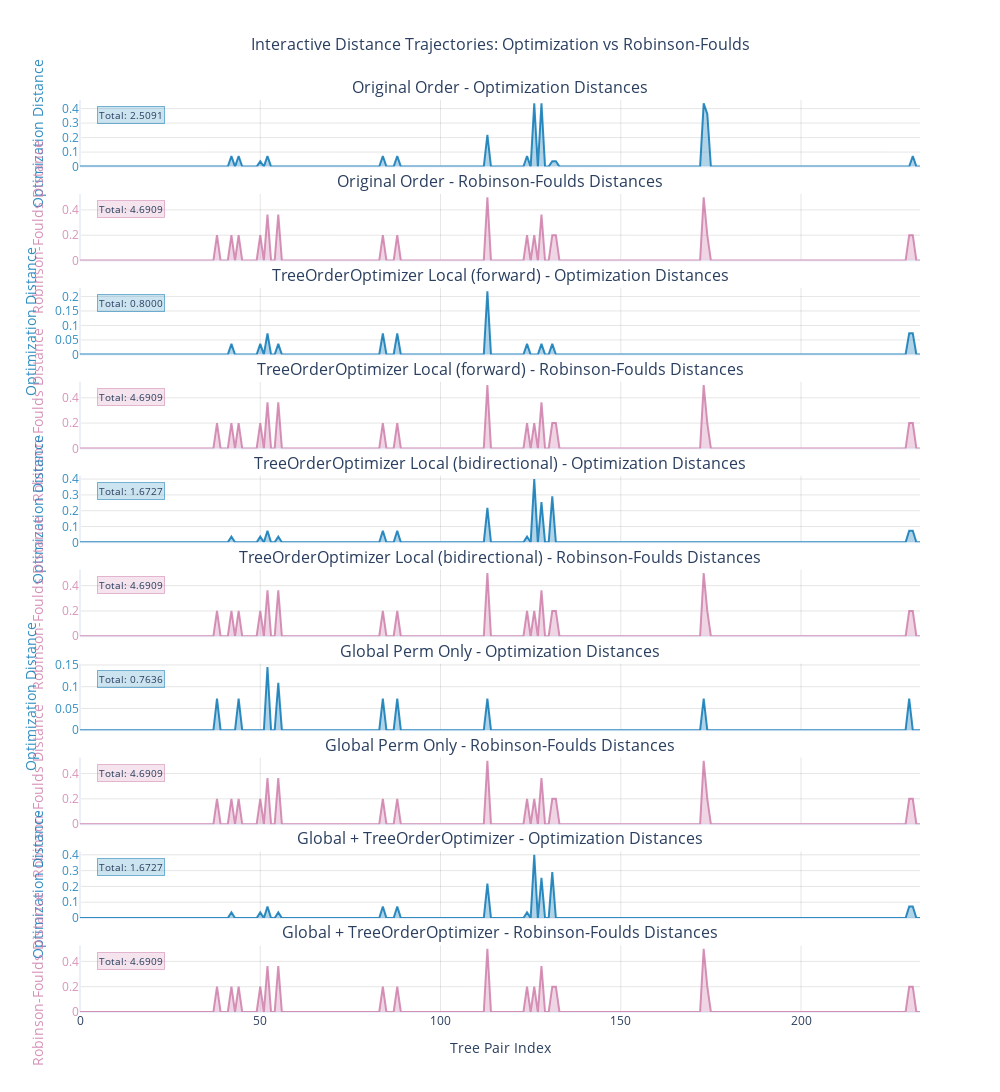
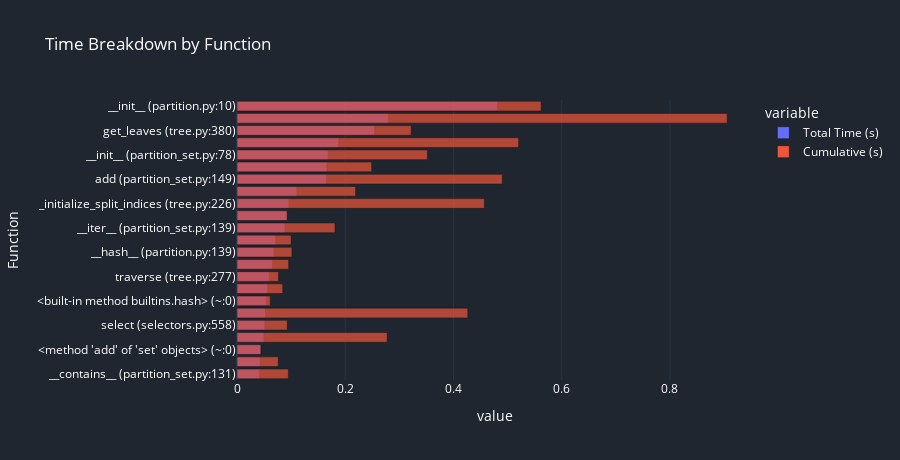
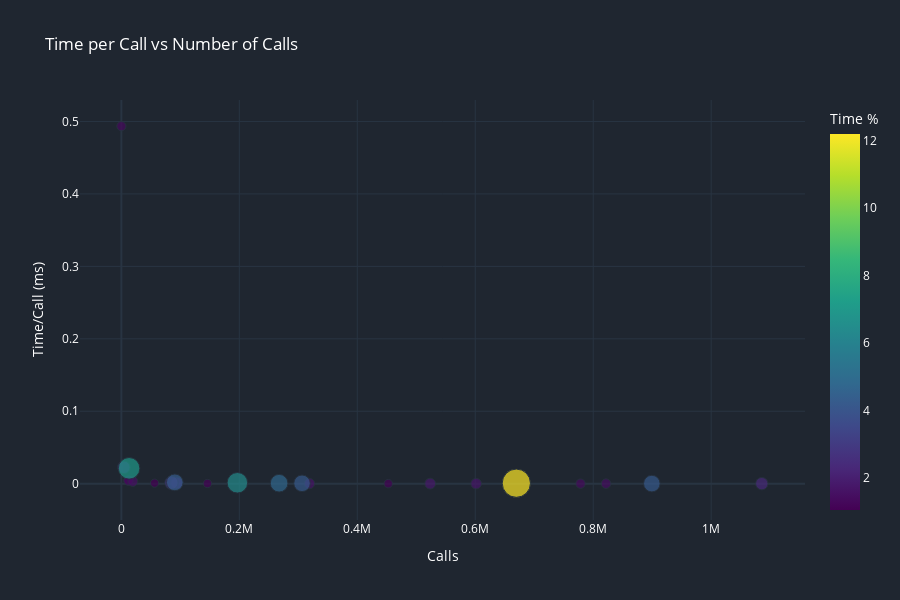
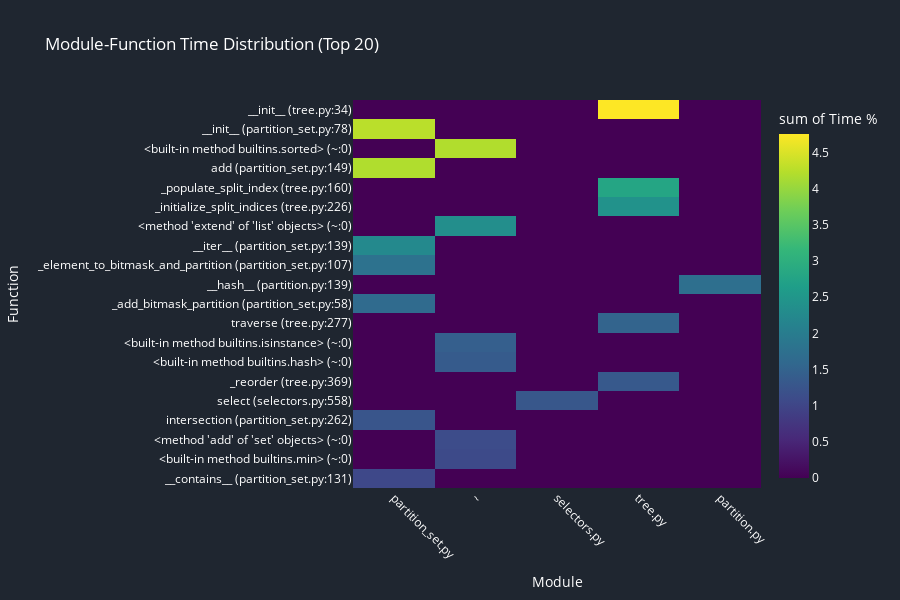

The notebook cell saved with these charts, in order:
### Code cell
%load_ext autoreload
%autoreload 2

# Cell 2 - Fix this path to use the correct file that exists
profile_and_visualize(
    "/Users/berksakalli/Projects/BranchArchitect/notebooks/data/alltrees_treees_cutted/alltrees.trees_cutted.newick",
)

### Figure 1 — Plotly figure (JSON) as saved in the notebook; plotly's stock layout.template omitted (floating-point values rounded to 4 significant figures; data arrays with more than 128 entries replaced by an {"elided": "..."} marker saying what was removed)
{"data": [{"fill": "tozeroy", "fillcolor": "rgba(0, 114, 178, 0.3)", "hovertemplate": "<b>Tree Pair: %{x}</b><br>Optimization Distance: %{y:.4f}<extra></extra>", "line": {"color": "rgba(0, 114, 178, 0.8)", "width": 2}, "mode": "lines", "name": "Original Order - Opt", "showlegend": false, "type": "scatter", "x": {"elided": "234 int values"}, "xaxis": "x", "y": {"elided": "234 float values"}, "yaxis": "y"}, {"fill": "tozeroy", "fillcolor": "rgba(204, 121, 167, 0.3)", "hovertemplate": "<b>Tree Pair: %{x}</b><br>Robinson-Foulds Distance: %{y:.4f}<extra></extra>", "line": {"color": "rgba(204, 121, 167, 0.8)", "width": 2}, "mode": "lines", "name": "Original Order - RF", "showlegend": false, "type": "scatter", "x": {"elided": "234 int values"}, "xaxis": "x2", "y": {"elided": "234 float values"}, "yaxis": "y2"}, {"fill": "tozeroy", "fillcolor": "rgba(0, 114, 178, 0.3)", "hovertemplate": "<b>Tree Pair: %{x}</b><br>Optimization Distance: %{y:.4f}<extra></extra>", "line": {"color": "rgba(0, 114, 178, 0.8)", "width": 2}, "mode": "lines", "name": "TreeOrderOptimizer Local (forward) - Opt", "showlegend": false, "type": "scatter", "x": {"elided": "234 int values"}, "xaxis": "x3", "y": {"elided": "234 float values"}, "yaxis": "y3"}, {"fill": "tozeroy", "fillcolor": "rgba(204, 121, 167, 0.3)", "hovertemplate": "<b>Tree Pair: %{x}</b><br>Robinson-Foulds Distance: %{y:.4f}<extra></extra>", "line": {"color": "rgba(204, 121, 167, 0.8)", "width": 2}, "mode": "lines", "name": "TreeOrderOptimizer Local (forward) - RF", "showlegend": false, "type": "scatter", "x": {"elided": "234 int values"}, "xaxis": "x4", "y": {"elided": "234 float values"}, "yaxis": "y4"}, {"fill": "tozeroy", "fillcolor": "rgba(0, 114, 178, 0.3)", "hovertemplate": "<b>Tree Pair: %{x}</b><br>Optimization Distance: %{y:.4f}<extra></extra>", "line": {"color": "rgba(0, 114, 178, 0.8)", "width": 2}, "mode": "lines", "name": "TreeOrderOptimizer Local (bidirectional) - Opt", "showlegend": false, "type": "scatter", "x": {"elided": "234 int values"}, "xaxis": "x5", "y": {"elided": "234 float values"}, "yaxis": "y5"}, {"fill": "tozeroy", "fillcolor": "rgba(204, 121, 167, 0.3)", "hovertemplate": "<b>Tree Pair: %{x}</b><br>Robinson-Foulds Distance: %{y:.4f}<extra></extra>", "line": {"color": "rgba(204, 121, 167, 0.8)", "width": 2}, "mode": "lines", "name": "TreeOrderOptimizer Local (bidirectional) - RF", "showlegend": false, "type": "scatter", "x": {"elided": "234 int values"}, "xaxis": "x6", "y": {"elided": "234 float values"}, "yaxis": "y6"}, {"fill": "tozeroy", "fillcolor": "rgba(0, 114, 178, 0.3)", "hovertemplate": "<b>Tree Pair: %{x}</b><br>Optimization Distance: %{y:.4f}<extra></extra>", "line": {"color": "rgba(0, 114, 178, 0.8)", "width": 2}, "mode": "lines", "name": "Global Perm Only - Opt", "showlegend": false, "type": "scatter", "x": {"elided": "234 int values"}, "xaxis": "x7", "y": {"elided": "234 float values"}, "yaxis": "y7"}, {"fill": "tozeroy", "fillcolor": "rgba(204, 121, 167, 0.3)", "hovertemplate": "<b>Tree Pair: %{x}</b><br>Robinson-Foulds Distance: %{y:.4f}<extra></extra>", "line": {"color": "rgba(204, 121, 167, 0.8)", "width": 2}, "mode": "lines", "name": "Global Perm Only - RF", "showlegend": false, "type": "scatter", "x": {"elided": "234 int values"}, "xaxis": "x8", "y": {"elided": "234 float values"}, "yaxis": "y8"}, {"fill": "tozeroy", "fillcolor": "rgba(0, 114, 178, 0.3)", "hovertemplate": "<b>Tree Pair: %{x}</b><br>Optimization Distance: %{y:.4f}<extra></extra>", "line": {"color": "rgba(0, 114, 178, 0.8)", "width": 2}, "mode": "lines", "name": "Global + TreeOrderOptimizer - Opt", "showlegend": false, "type": "scatter", "x": {"elided": "234 int values"}, "xaxis": "x9", "y": {"elided": "234 float values"}, "yaxis": "y9"}, {"fill": "tozeroy", "fillcolor": "rgba(204, 121, 167, 0.3)", "hovertemplate": "<b>Tree Pair: %{x}</b><br>Robinson-Foulds Distance: %{y:.4f}<extra></extra>", "line": {"color": "rgba(204, 121, 167, 0.8)", "width": 2}, "mode": "lines", "name": "Global + TreeOrderOptimizer - RF", "showlegend": false, "type": "scatter", "x": {"elided": "234 int values"}, "xaxis": "x10", "y": {"elided": "234 float values"}, "yaxis": "y10"}], "layout": {"annotations": [{"font": {"size": 16}, "showarrow": false, "text": "Original Order - Optimization Distances", "x": 0.5, "xanchor": "center", "xref": "paper", "y": 1.0, "yanchor": "bottom", "yref": "paper"}, {"font": {"size": 16}, "showarrow": false, "text": "Original Order - Robinson-Foulds Distances", "x": 0.5, "xanchor": "center", "xref": "paper", "y": 0.897, "yanchor": "bottom", "yref": "paper"}, {"font": {"size": 16}, "showarrow": false, "text": "TreeOrderOptimizer Local (forward) - Optimization Distances", "x": 0.5, "xanchor": "center", "xref": "paper", "y": 0.794, "yanchor": "bottom", "yref": "paper"}, {"font": {"size": 16}, "showarrow": false, "text": "TreeOrderOptimizer Local (forward) - Robinson-Foulds Distances", "x": 0.5, "xanchor": "center", "xref": "paper", "y": 0.691, "yanchor": "bottom", "yref": "paper"}, {"font": {"size": 16}, "showarrow": false, "text": "TreeOrderOptimizer Local (bidirectional) - Optimization Distances", "x": 0.5, "xanchor": "center", "xref": "paper", "y": 0.588, "yanchor": "bottom", "yref": "paper"}, {"font": {"size": 16}, "showarrow": false, "text": "TreeOrderOptimizer Local (bidirectional) - Robinson-Foulds Distances", "x": 0.5, "xanchor": "center", "xref": "paper", "y": 0.485, "yanchor": "bottom", "yref": "paper"}, {"font": {"size": 16}, "showarrow": false, "text": "Global Perm Only - Optimization Distances", "x": 0.5, "xanchor": "center", "xref": "paper", "y": 0.382, "yanchor": "bottom", "yref": "paper"}, {"font": {"size": 16}, "showarrow": false, "text": "Global Perm Only - Robinson-Foulds Distances", "x": 0.5, "xanchor": "center", "xref": "paper", "y": 0.279, "yanchor": "bottom", "yref": "paper"}, {"font": {"size": 16}, "showarrow": false, "text": "Global + TreeOrderOptimizer - Optimization Distances", "x": 0.5, "xanchor": "center", "xref": "paper", "y": 0.176, "yanchor": "bottom", "yref": "paper"}, {"font": {"size": 16}, "showarrow": false, "text": "Global + TreeOrderOptimizer - Robinson-Foulds Distances", "x": 0.5, "xanchor": "center", "xref": "paper", "y": 0.073, "yanchor": "bottom", "yref": "paper"}, {"bgcolor": "rgba(0, 114, 178, 0.2)", "bordercolor": "rgba(0, 114, 178, 0.5)", "borderwidth": 1, "font": {"size": 10}, "showarrow": false, "text": "Total: 2.5091", "x": 4.68, "xanchor": "left", "xref": "x", "y": 0.4145, "yanchor": "top", "yref": "y"}, {"bgcolor": "rgba(204, 121, 167, 0.2)", "bordercolor": "rgba(204, 121, 167, 0.5)", "borderwidth": 1, "font": {"size": 10}, "showarrow": false, "text": "Total: 4.6909", "x": 4.68, "xanchor": "left", "xref": "x2", "y": 0.475, "yanchor": "top", "yref": "y2"}, {"bgcolor": "rgba(0, 114, 178, 0.2)", "bordercolor": "rgba(0, 114, 178, 0.5)", "borderwidth": 1, "font": {"size": 10}, "showarrow": false, "text": "Total: 0.8000", "x": 4.68, "xanchor": "left", "xref": "x3", "y": 0.2073, "yanchor": "top", "yref": "y3"}, {"bgcolor": "rgba(204, 121, 167, 0.2)", "bordercolor": "rgba(204, 121, 167, 0.5)", "borderwidth": 1, "font": {"size": 10}, "showarrow": false, "text": "Total: 4.6909", "x": 4.68, "xanchor": "left", "xref": "x4", "y": 0.475, "yanchor": "top", "yref": "y4"}, {"bgcolor": "rgba(0, 114, 178, 0.2)", "bordercolor": "rgba(0, 114, 178, 0.5)", "borderwidth": 1, "font": {"size": 10}, "showarrow": false, "text": "Total: 1.6727", "x": 4.68, "xanchor": "left", "xref": "x5", "y": 0.38, "yanchor": "top", "yref": "y5"}, {"bgcolor": "rgba(204, 121, 167, 0.2)", "bordercolor": "rgba(204, 121, 167, 0.5)", "borderwidth": 1, "font": {"size": 10}, "showarrow": false, "text": "Total: 4.6909", "x": 4.68, "xanchor": "left", "xref": "x6", "y": 0.475, "yanchor": "top", "yref": "y6"}, {"bgcolor": "rgba(0, 114, 178, 0.2)", "bordercolor": "rgba(0, 114, 178, 0.5)", "borderwidth": 1, "font": {"size": 10}, "showarrow": false, "text": "Total: 0.7636", "x": 4.68, "xanchor": "left", "xref": "x7", "y": 0.1382, "yanchor": "top", "yref": "y7"}, {"bgcolor": "rgba(204, 121, 167, 0.2)", "bordercolor": "rgba(204, 121, 167, 0.5)", "borderwidth": 1, "font": {"size": 10}, "showarrow": false, "text": "Total: 4.6909", "x": 4.68, "xanchor": "left", "xref": "x8", "y": 0.475, "yanchor": "top", "yref": "y8"}, {"bgcolor": "rgba(0, 114, 178, 0.2)", "bordercolor": "rgba(0, 114, 178, 0.5)", "borderwidth": 1, "font": {"size": 10}, "showarrow": false, "text": "Total: 1.6727", "x": 4.68, "xanchor": "left", "xref": "x9", "y": 0.38, "yanchor": "top", "yref": "y9"}, {"bgcolor": "rgba(204, 121, 167, 0.2)", "bordercolor": "rgba(204, 121, 167, 0.5)", "borderwidth": 1, "font": {"size": 10}, "showarrow": false, "text": "Total: 4.6909", "x": 4.68, "xanchor": "left", "xref": "x10", "y": 0.475, "yanchor": "top", "yref": "y10"}], "height": 2400, "showlegend": false, "title": {"font": {"size": 16}, "text": "Interactive Distance Trajectories: Optimization vs Robinson-Foulds", "x": 0.5}, "width": 1000, "xaxis": {"anchor": "y", "domain": [0, 1], "gridcolor": "rgba(128, 128, 128, 0.2)", "gridwidth": 1, "matches": "x10", "showgrid": true, "showticklabels": false}, "xaxis10": {"anchor": "y10", "domain": [0, 1], "gridcolor": "rgba(128, 128, 128, 0.2)", "gridwidth": 1, "showgrid": true, "title": {"text": "Tree Pair Index"}}, "xaxis2": {"anchor": "y2", "domain": [0, 1], "gridcolor": "rgba(128, 128, 128, 0.2)", "gridwidth": 1, "matches": "x10", "showgrid": true, "showticklabels": false}, "xaxis3": {"anchor": "y3", "domain": [0, 1], "gridcolor": "rgba(128, 128, 128, 0.2)", "gridwidth": 1, "matches": "x10", "showgrid": true, "showticklabels": false}, "xaxis4": {"anchor": "y4", "domain": [0, 1], "gridcolor": "rgba(128, 128, 128, 0.2)", "gridwidth": 1, "matches": "x10", "showgrid": true, "showticklabels": false}, "xaxis5": {"anchor": "y5", "domain": [0, 1], "gridcolor": "rgba(128, 128, 128, 0.2)", "gridwidth": 1, "matches": "x10", "showgrid": true, "showticklabels": false}, "xaxis6": {"anchor": "y6", "domain": [0, 1], "gridcolor": "rgba(128, 128, 128, 0.2)", "gridwidth": 1, "matches": "x10", "showgrid": true, "showticklabels": false}, "xaxis7": {"anchor": "y7", "domain": [0, 1], "gridcolor": "rgba(128, 128, 128, 0.2)", "gridwidth": 1, "matches": "x10", "showgrid": true, "showticklabels": false}, "xaxis8": {"anchor": "y8", "domain": [0, 1], "gridcolor": "rgba(128, 128, 128, 0.2)", "gridwidth": 1, "matches": "x10", "showgrid": true, "showticklabels": false}, "xaxis9": {"anchor": "y9", "domain": [0, 1], "gridcolor": "rgba(128, 128, 128, 0.2)", "gridwidth": 1, "matches": "x10", "showgrid": true, "showticklabels": false}, "yaxis": {"anchor": "x", "domain": [0.927, 1.0], "gridcolor": "rgba(128, 128, 128, 0.2)", "gridwidth": 1, "showgrid": true, "tickfont": {"color": "rgba(0, 114, 178, 0.8)"}, "title": {"font": {"color": "rgba(0, 114, 178, 0.8)"}, "text": "Optimization Distance"}}, "yaxis10": {"anchor": "x10", "domain": [0, 0.073], "gridcolor": "rgba(128, 128, 128, 0.2)", "gridwidth": 1, "showgrid": true, "tickfont": {"color": "rgba(204, 121, 167, 0.8)"}, "title": {"font": {"color": "rgba(204, 121, 167, 0.8)"}, "text": "Robinson-Foulds Distance"}}, "yaxis2": {"anchor": "x2", "domain": [0.824, 0.897], "gridcolor": "rgba(128, 128, 128, 0.2)", "gridwidth": 1, "showgrid": true, "tickfont": {"color": "rgba(204, 121, 167, 0.8)"}, "title": {"font": {"color": "rgba(204, 121, 167, 0.8)"}, "text": "Robinson-Foulds Distance"}}, "yaxis3": {"anchor": "x3", "domain": [0.721, 0.794], "gridcolor": "rgba(128, 128, 128, 0.2)", "gridwidth": 1, "showgrid": true, "tickfont": {"color": "rgba(0, 114, 178, 0.8)"}, "title": {"font": {"color": "rgba(0, 114, 178, 0.8)"}, "text": "Optimization Distance"}}, "yaxis4": {"anchor": "x4", "domain": [0.618, 0.691], "gridcolor": "rgba(128, 128, 128, 0.2)", "gridwidth": 1, "showgrid": true, "tickfont": {"color": "rgba(204, 121, 167, 0.8)"}, "title": {"font": {"color": "rgba(204, 121, 167, 0.8)"}, "text": "Robinson-Foulds Distance"}}, "yaxis5": {"anchor": "x5", "domain": [0.515, 0.588], "gridcolor": "rgba(128, 128, 128, 0.2)", "gridwidth": 1, "showgrid": true, "tickfont": {"color": "rgba(0, 114, 178, 0.8)"}, "title": {"font": {"color": "rgba(0, 114, 178, 0.8)"}, "text": "Optimization Distance"}}, "yaxis6": {"anchor": "x6", "domain": [0.412, 0.485], "gridcolor": "rgba(128, 128, 128, 0.2)", "gridwidth": 1, "showgrid": true, "tickfont": {"color": "rgba(204, 121, 167, 0.8)"}, "title": {"font": {"color": "rgba(204, 121, 167, 0.8)"}, "text": "Robinson-Foulds Distance"}}, "yaxis7": {"anchor": "x7", "domain": [0.309, 0.382], "gridcolor": "rgba(128, 128, 128, 0.2)", "gridwidth": 1, "showgrid": true, "tickfont": {"color": "rgba(0, 114, 178, 0.8)"}, "title": {"font": {"color": "rgba(0, 114, 178, 0.8)"}, "text": "Optimization Distance"}}, "yaxis8": {"anchor": "x8", "domain": [0.206, 0.279], "gridcolor": "rgba(128, 128, 128, 0.2)", "gridwidth": 1, "showgrid": true, "tickfont": {"color": "rgba(204, 121, 167, 0.8)"}, "title": {"font": {"color": "rgba(204, 121, 167, 0.8)"}, "text": "Robinson-Foulds Distance"}}, "yaxis9": {"anchor": "x9", "domain": [0.103, 0.176], "gridcolor": "rgba(128, 128, 128, 0.2)", "gridwidth": 1, "showgrid": true, "tickfont": {"color": "rgba(0, 114, 178, 0.8)"}, "title": {"font": {"color": "rgba(0, 114, 178, 0.8)"}, "text": "Optimization Distance"}}}}

### Figure 2 — Plotly figure (JSON) as saved in the notebook; plotly's stock layout.template omitted (floating-point values rounded to 4 significant figures)
{"data": [{"alignmentgroup": "True", "hovertemplate": "variable=Total Time (s)<br>value=%{x}<br>Function=%{y}<extra></extra>", "legendgroup": "Total Time (s)", "marker": {"color": "#636efa", "opacity": 0.7, "pattern": {"shape": ""}}, "name": "Total Time (s)", "offsetgroup": "Total Time (s)", "orientation": "h", "showlegend": true, "textposition": "auto", "type": "bar", "x": [0.04137, 0.04264, 0.04408, 0.04978, 0.05133, 0.05248, 0.05407, 0.05639, 0.0597, 0.06534, 0.06811, 0.07099, 0.08863, 0.09265, 0.09575, 0.1104, 0.1653, 0.1659, 0.1685, 0.1878, 0.2542, 0.2795, 0.4812], "xaxis": "x", "y": ["__contains__ (partition_set.py:131)", "<built-in method builtins.min> (~:0)", "<method 'add' of 'set' objects> (~:0)", "intersection (partition_set.py:262)", "select (selectors.py:558)", "_reorder (tree.py:369)", "<built-in method builtins.hash> (~:0)", "<built-in method builtins.isinstance> (~:0)", "traverse (tree.py:277)", "_add_bitmask_partition (partition_set.py:58)", "__hash__ (partition.py:139)", "_element_to_bitmask_and_partition (partition_set.py:107)", "__iter__ (partition_set.py:139)", "<method 'extend' of 'list' objects> (~:0)", "_initialize_split_indices (tree.py:226)", "_populate_split_index (tree.py:160)", "add (partition_set.py:149)", "<built-in method builtins.sorted> (~:0)", "__init__ (partition_set.py:78)", "__init__ (tree.py:34)", "get_leaves (tree.py:380)", "deep_copy (tree.py:199)", "__init__ (partition.py:10)"], "yaxis": "y"}, {"alignmentgroup": "True", "hovertemplate": "variable=Cumulative (s)<br>value=%{x}<br>Function=%{y}<extra></extra>", "legendgroup": "Cumulative (s)", "marker": {"color": "#EF553B", "opacity": 0.7, "pattern": {"shape": ""}}, "name": "Cumulative (s)", "offsetgroup": "Cumulative (s)", "orientation": "h", "showlegend": true, "textposition": "auto", "type": "bar", "x": [0.09502, 0.07627, 0.04408, 0.2774, 0.09284, 0.4265, 0.06145, 0.08459, 0.07679, 0.09546, 0.1015, 0.1, 0.1811, 0.09265, 0.4571, 0.2192, 0.4902, 0.2489, 0.3518, 0.5204, 0.3219, 0.9058, 0.562], "xaxis": "x", "y": ["__contains__ (partition_set.py:131)", "<built-in method builtins.min> (~:0)", "<method 'add' of 'set' objects> (~:0)", "intersection (partition_set.py:262)", "select (selectors.py:558)", "_reorder (tree.py:369)", "<built-in method builtins.hash> (~:0)", "<built-in method builtins.isinstance> (~:0)", "traverse (tree.py:277)", "_add_bitmask_partition (partition_set.py:58)", "__hash__ (partition.py:139)", "_element_to_bitmask_and_partition (partition_set.py:107)", "__iter__ (partition_set.py:139)", "<method 'extend' of 'list' objects> (~:0)", "_initialize_split_indices (tree.py:226)", "_populate_split_index (tree.py:160)", "add (partition_set.py:149)", "<built-in method builtins.sorted> (~:0)", "__init__ (partition_set.py:78)", "__init__ (tree.py:34)", "get_leaves (tree.py:380)", "deep_copy (tree.py:199)", "__init__ (partition.py:10)"], "yaxis": "y"}], "layout": {"barmode": "overlay", "font": {"color": "#ffffff"}, "height": 460, "legend": {"title": {"text": "variable"}, "tracegroupgap": 0}, "paper_bgcolor": "#1f2630", "plot_bgcolor": "#1f2630", "title": {"text": "Time Breakdown by Function"}, "xaxis": {"anchor": "y", "domain": [0, 1], "title": {"text": "value"}}, "yaxis": {"anchor": "x", "domain": [0, 1], "title": {"text": "Function"}}}}

### Figure 3 — Plotly figure (JSON) as saved in the notebook; plotly's stock layout.template omitted (floating-point values rounded to 4 significant figures)
{"data": [{"customdata": [["__contains__ (partition_set.py:131)"], ["<built-in method builtins.min> (~:0)"], ["<method 'add' of 'set' objects> (~:0)"], ["intersection (partition_set.py:262)"], ["select (selectors.py:558)"], ["_reorder (tree.py:369)"], ["<built-in method builtins.hash> (~:0)"], ["<built-in method builtins.isinstance> (~:0)"], ["traverse (tree.py:277)"], ["_add_bitmask_partition (partition_set.py:58)"], ["__hash__ (partition.py:139)"], ["_element_to_bitmask_and_partition (partition_set.py:107)"], ["__iter__ (partition_set.py:139)"], ["<method 'extend' of 'list' objects> (~:0)"], ["_initialize_split_indices (tree.py:226)"], ["_populate_split_index (tree.py:160)"], ["add (partition_set.py:149)"], ["<built-in method builtins.sorted> (~:0)"], ["__init__ (partition_set.py:78)"], ["__init__ (tree.py:34)"], ["get_leaves (tree.py:380)"], ["deep_copy (tree.py:199)"], ["__init__ (partition.py:10)"]], "hovertemplate": "Calls=%{x}<br>Time/Call (ms)=%{y}<br>Total Time (s)=%{marker.size}<br>Function=%{customdata[0]}<br>Time %=%{marker.color}<extra></extra>", "legendgroup": "", "marker": {"color": [1.048, 1.08, 1.117, 1.261, 1.3, 1.329, 1.369, 1.428, 1.512, 1.655, 1.725, 1.798, 2.245, 2.347, 2.425, 2.797, 4.188, 4.201, 4.266, 4.756, 6.439, 7.079, 12.19], "coloraxis": "coloraxis", "size": [0.04137, 0.04264, 0.04408, 0.04978, 0.05133, 0.05248, 0.05407, 0.05639, 0.0597, 0.06534, 0.06811, 0.07099, 0.08863, 0.09265, 0.09575, 0.1104, 0.1653, 0.1659, 0.1685, 0.1878, 0.2542, 0.2795, 0.4812], "sizemode": "area", "sizeref": 0.001203, "symbol": "circle"}, "mode": "markers", "name": "", "orientation": "v", "showlegend": false, "type": "scatter", "x": [56339, 145964, 452521, 11851, 104, 12011, 778487, 821774, 19465, 318996, 601530, 523609, 93779, 1085843, 4227, 84964, 306360, 899413, 90646, 267480, 196710, 13139, 669666], "xaxis": "x", "y": [0.0007343, 0.0002921, 9.742e-05, 0.004201, 0.4935, 0.004369, 6.946e-05, 6.861e-05, 0.003067, 0.0002048, 0.0001132, 0.0001356, 0.0009451, 8.532e-05, 0.02265, 0.0013, 0.0005397, 0.0001844, 0.001858, 0.0007021, 0.001292, 0.02127, 0.0007186], "yaxis": "y"}], "layout": {"coloraxis": {"colorbar": {"title": {"text": "Time %"}}, "colorscale": [[0, "#440154"], [0.1111, "#482878"], [0.2222, "#3e4989"], [0.3333, "#31688e"], [0.4444, "#26828e"], [0.5556, "#1f9e89"], [0.6667, "#35b779"], [0.7778, "#6ece58"], [0.8889, "#b5de2b"], [1, "#fde725"]]}, "font": {"color": "#ffffff"}, "height": 600, "legend": {"itemsizing": "constant", "tracegroupgap": 0}, "paper_bgcolor": "#1f2630", "plot_bgcolor": "#1f2630", "title": {"text": "Time per Call vs Number of Calls"}, "xaxis": {"anchor": "y", "domain": [0, 1], "title": {"text": "Calls"}}, "yaxis": {"anchor": "x", "domain": [0, 1], "title": {"text": "Time/Call (ms)"}}}}

### Figure 4 — Plotly figure (JSON) as saved in the notebook; plotly's stock layout.template omitted (floating-point values rounded to 4 significant figures)
{"data": [{"coloraxis": "coloraxis", "histfunc": "sum", "hovertemplate": "Module=%{x}<br>Function=%{y}<br>sum of Time %=%{z}<extra></extra>", "name": "", "type": "histogram2d", "x": ["partition_set.py", "~", "~", "partition_set.py", "selectors.py", "tree.py", "~", "~", "tree.py", "partition_set.py", "partition.py", "partition_set.py", "partition_set.py", "~", "tree.py", "tree.py", "partition_set.py", "~", "partition_set.py", "tree.py"], "xaxis": "x", "xbingroup": "x", "y": ["__contains__ (partition_set.py:131)", "<built-in method builtins.min> (~:0)", "<method 'add' of 'set' objects> (~:0)", "intersection (partition_set.py:262)", "select (selectors.py:558)", "_reorder (tree.py:369)", "<built-in method builtins.hash> (~:0)", "<built-in method builtins.isinstance> (~:0)", "traverse (tree.py:277)", "_add_bitmask_partition (partition_set.py:58)", "__hash__ (partition.py:139)", "_element_to_bitmask_and_partition (partition_set.py:107)", "__iter__ (partition_set.py:139)", "<method 'extend' of 'list' objects> (~:0)", "_initialize_split_indices (tree.py:226)", "_populate_split_index (tree.py:160)", "add (partition_set.py:149)", "<built-in method builtins.sorted> (~:0)", "__init__ (partition_set.py:78)", "__init__ (tree.py:34)"], "yaxis": "y", "ybingroup": "y", "z": [1.048, 1.08, 1.117, 1.261, 1.3, 1.329, 1.369, 1.428, 1.512, 1.655, 1.725, 1.798, 2.245, 2.347, 2.425, 2.797, 4.188, 4.201, 4.266, 4.756]}], "layout": {"coloraxis": {"colorbar": {"title": {"text": "sum of Time %"}}, "colorscale": [[0, "#440154"], [0.1111, "#482878"], [0.2222, "#3e4989"], [0.3333, "#31688e"], [0.4444, "#26828e"], [0.5556, "#1f9e89"], [0.6667, "#35b779"], [0.7778, "#6ece58"], [0.8889, "#b5de2b"], [1, "#fde725"]]}, "font": {"color": "#ffffff"}, "height": 600, "legend": {"tracegroupgap": 0}, "paper_bgcolor": "#1f2630", "plot_bgcolor": "#1f2630", "title": {"text": "Module-Function Time Distribution (Top 20)"}, "xaxis": {"anchor": "y", "domain": [0, 1], "tickangle": 45, "title": {"text": "Module"}}, "yaxis": {"anchor": "x", "domain": [0, 1], "title": {"text": "Function"}}}}
